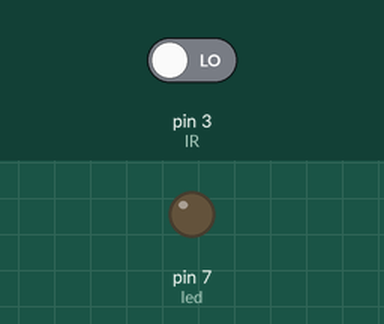
Bench run of a sketch on a simulated Arduino Uno, built with avr-gcc and run on an emulated ATmega328P. Shown: output pins drawn as LEDs (lit = HIGH). The inputs (shaded band) are chosen by the test bench; at power-on: pin 3 (IR) LOW.

Above: at 1.2 s.
1.3 s: pin 3 (IR) driven HIGH
At 2.5 s:
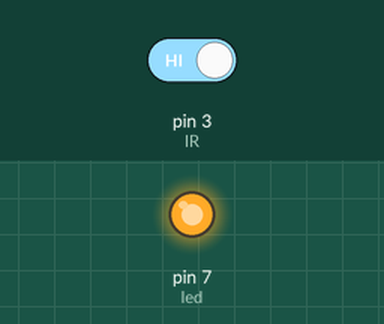
2.8 s: pin 3 (IR) driven LOW
At 3.6 s:
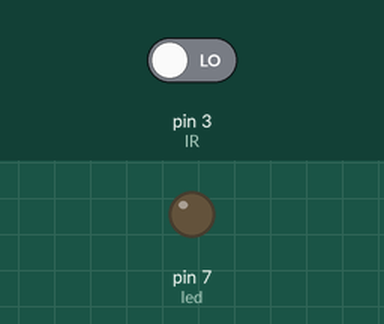
Timing chart, 0 to 5.8 s (numbered marks = the images above; inputs shaded):
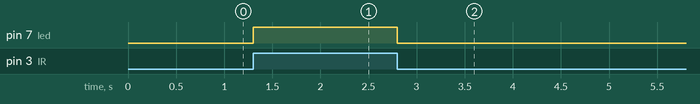

The sketch:

NOTHEFT.ino
```cpp
const int led = 7;
const int IR = 3;

void setup() {
  // put your setup code here, to run once:
  pinMode(led, OUTPUT);
  pinMode(IR, INPUT);
}

void loop() {
  // put your main code here, to run repeatedly:
  int value = digitalRead(IR);
  if(value == HIGH)
    digitalWrite(led, HIGH);
  else
    digitalWrite(led, LOW);
}
```

Measured:
- after the input at 1.3 s, pin 7 (led): LOW → HIGH at once
- after the input at 2.8 s, pin 7 (led): HIGH → LOW at once
